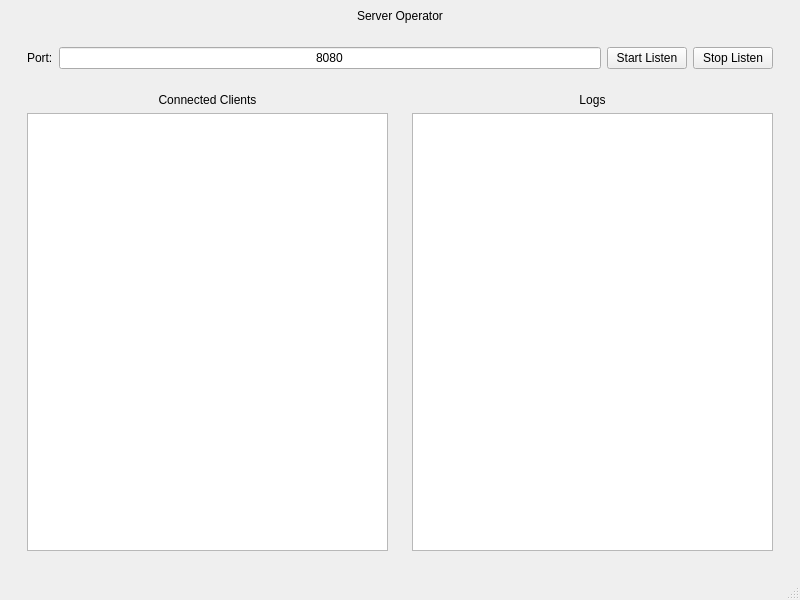
<?xml version="1.0" encoding="UTF-8"?>
<ui version="4.0">
 <class>ServerMainWindow</class>
 <widget class="QMainWindow" name="ServerMainWindow">
  <property name="geometry">
   <rect>
    <x>0</x>
    <y>0</y>
    <width>800</width>
    <height>600</height>
   </rect>
  </property>
  <property name="windowTitle">
   <string>ServerMainWindow</string>
  </property>
  <widget class="QWidget" name="centralwidget">
   <layout class="QVBoxLayout" name="verticalLayout_4">
    <item>
     <widget class="QLabel" name="title">
      <property name="text">
       <string>Server Operator</string>
      </property>
      <property name="alignment">
       <set>Qt::AlignmentFlag::AlignCenter</set>
      </property>
     </widget>
    </item>
    <item>
     <widget class="QWidget" name="server" native="true">
      <layout class="QVBoxLayout" name="verticalLayout_2">
       <item>
        <widget class="QWidget" name="port_widget" native="true">
         <layout class="QHBoxLayout" name="horizontalLayout">
          <item>
           <widget class="QLabel" name="prot_label">
            <property name="text">
             <string>Port:</string>
            </property>
           </widget>
          </item>
          <item>
           <widget class="QLineEdit" name="port_lineedit">
            <property name="inputMask">
             <string notr="true"/>
            </property>
            <property name="text">
             <string>8080</string>
            </property>
            <property name="alignment">
             <set>Qt::AlignmentFlag::AlignCenter</set>
            </property>
           </widget>
          </item>
          <item>
           <widget class="QPushButton" name="start_server_button">
            <property name="text">
             <string>Start Listen</string>
            </property>
           </widget>
          </item>
          <item>
           <widget class="QPushButton" name="stop_server_button">
            <property name="text">
             <string>Stop Listen</string>
            </property>
           </widget>
          </item>
         </layout>
        </widget>
       </item>
       <item>
        <layout class="QHBoxLayout" name="horizontalLayout_2">
         <item>
          <widget class="QWidget" name="clientlist" native="true">
           <layout class="QVBoxLayout" name="verticalLayout">
            <item>
             <widget class="QLabel" name="clients_label">
              <property name="text">
               <string>Connected Clients</string>
              </property>
              <property name="alignment">
               <set>Qt::AlignmentFlag::AlignCenter</set>
              </property>
             </widget>
            </item>
            <item>
             <widget class="QListWidget" name="client_list_widget"/>
            </item>
           </layout>
          </widget>
         </item>
         <item>
          <widget class="QWidget" name="logs_widget" native="true">
           <layout class="QVBoxLayout" name="verticalLayout_3">
            <item>
             <widget class="QLabel" name="logs_title">
              <property name="text">
               <string>Logs</string>
              </property>
              <property name="alignment">
               <set>Qt::AlignmentFlag::AlignCenter</set>
              </property>
             </widget>
            </item>
            <item>
             <widget class="QTextEdit" name="logarea"/>
            </item>
           </layout>
          </widget>
         </item>
        </layout>
       </item>
      </layout>
     </widget>
    </item>
   </layout>
  </widget>
  <widget class="QMenuBar" name="menubar">
   <property name="geometry">
    <rect>
     <x>0</x>
     <y>0</y>
     <width>800</width>
     <height>36</height>
    </rect>
   </property>
  </widget>
  <widget class="QStatusBar" name="statusbar"/>
 </widget>
 <resources/>
 <connections/>
</ui>
